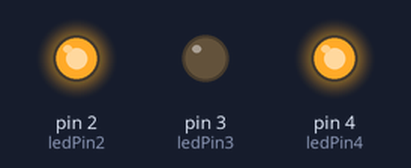
Simulated run of this sketch. Board: Arduino Uno, built with avr-gcc and run on an emulated ATmega328P. On the bench: output pins drawn as LEDs (lit = HIGH).

Above: at 0.05 s.
At 1.45 s:
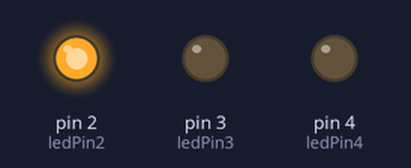
At 2.85 s:
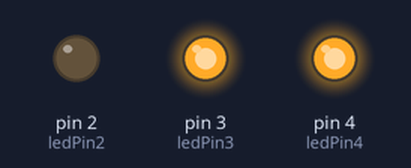
Timing chart, 0 to 3.1 s (numbered marks = the images above):
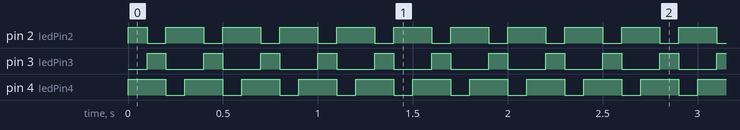

The sketch:

blinking.ino
```cpp
const int ledPin2 = 2;
const int ledPin3 = 3;
const int ledPin4 = 4;

void setup() {
  // initialize digital pin LED_BUILTIN as an output. pin 13
  pinMode(ledPin2, OUTPUT);
  pinMode(ledPin3, OUTPUT);
  pinMode(ledPin4, OUTPUT);

}

// the loop function runs over and over again forever
void loop() {
  digitalWrite(ledPin2, HIGH);
  digitalWrite(ledPin3, LOW);
  digitalWrite(ledPin4, HIGH);
  delay(100);                      // wait for a mili second
  digitalWrite(ledPin2, LOW);
  digitalWrite(ledPin3, HIGH);
  digitalWrite(ledPin4, HIGH);
  delay(100);                      // wait for a second
  digitalWrite(ledPin2, HIGH);
  digitalWrite(ledPin3, LOW);
  digitalWrite(ledPin4, LOW);
  delay(100);                      // wait for a second

}
```

Measured:
- by itself, pin 2 (ledPin2): repeats every 0.30 s: LOW 0.10 s, HIGH 0.20 s
- by itself, pin 3 (ledPin3): alternates HIGH for 0.10 s and LOW for 0.20 s
- by itself, pin 4 (ledPin4): alternates HIGH for 0.20 s and LOW for 0.10 s
